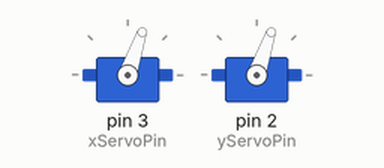
Bench run of a sketch on a simulated Arduino Uno, built with avr-gcc and run on an emulated ATmega328P. Shown: 2 × servo.

Above: at 0.05 s.
At 1.35 s:
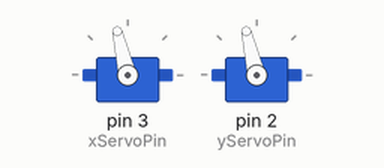
At 2.7 s:
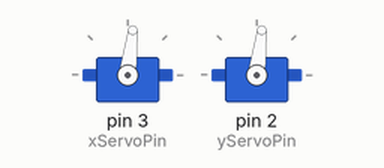
Timing chart, 0 to 7.4 s (numbered marks = the images above):
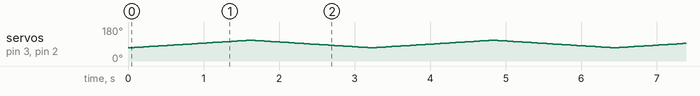

The sketch:

servomotors.ino
```cpp
#include<Servo.h>
int yServoPin=2;
int xServoPin=3;
Servo ServoX, ServoY;
int mn=70, mx=110;
void setup() {
  ServoX.attach(xServoPin);
  ServoY.attach(yServoPin);
  // put your setup code here, to run once:

}

void loop() {
  for(int i=mn ; i <mx ; ++i){
    ServoX.write(i);
    ServoY.write(i);
    delay(40);

  }
  for(int i=mx ; i>mn ; --i){
    ServoX.write(i);
    ServoY.write(i);
    delay(40);
  }
}

  // put your main code here, to run repeatedly:
```
